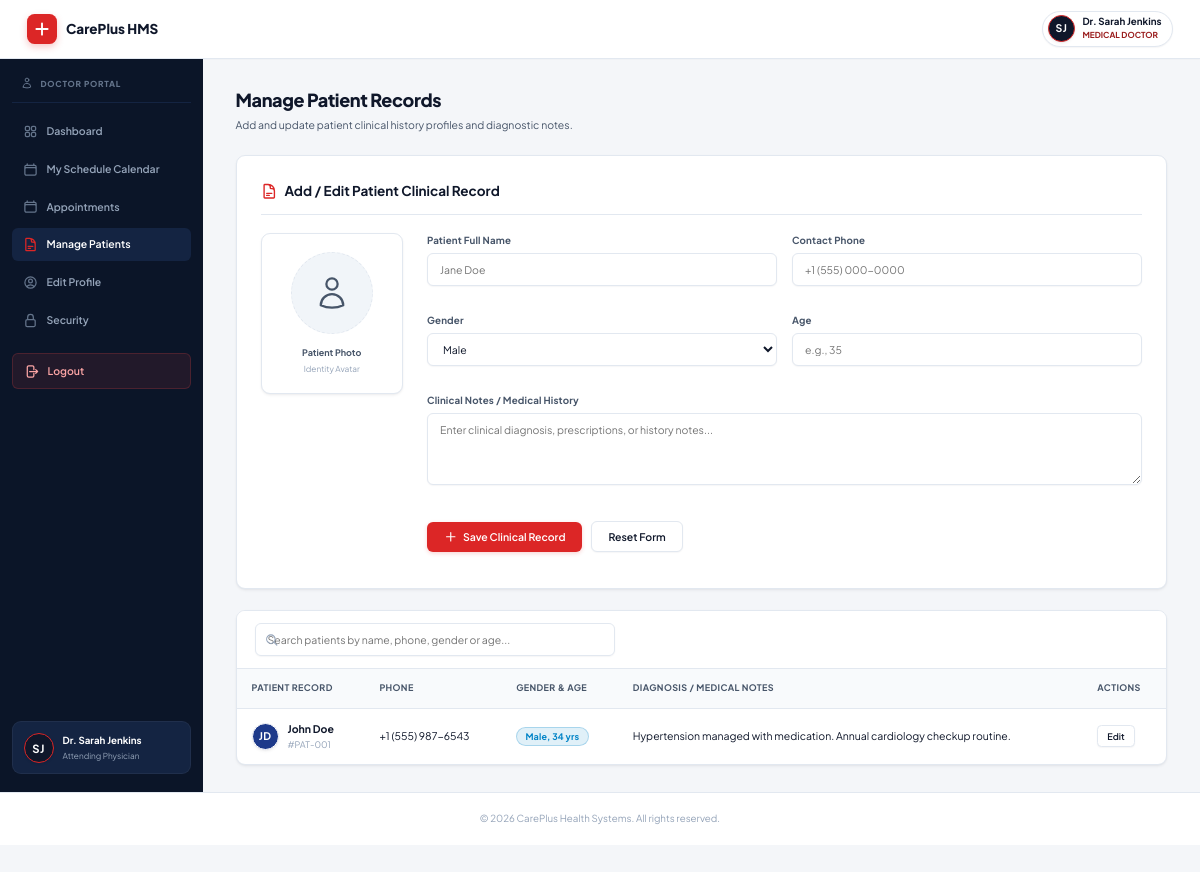
/doctor/manage-patient.php (signed in), run on the app's committed database.
### tables this page shows
CREATE TABLE IF NOT EXISTS `patients` (
  `id` INT AUTO_INCREMENT PRIMARY KEY,
  `patient_name` VARCHAR(255) NOT NULL,
  `contact_no` VARCHAR(50) NOT NULL,
  `gender` VARCHAR(20) NOT NULL,
  `age` INT NOT NULL,
  `med_history` TEXT NOT NULL,
  `creation_date` TIMESTAMP DEFAULT CURRENT_TIMESTAMP
);

### doctor/manage-patient.php (the view, shortened to what this page needs)
<?php
include('../config/db.php');
$patients = mysqli_query($conn, "SELECT * FROM patients ORDER BY id DESC");
include('../includes/header.php');
include('../includes/doctor_sidebar.php');
?>
<main class="content-area">
    <div class="page-title-bar">
        <div>
            <h2>Manage Patient Records</h2>
            <p>Add and update patient clinical history profiles and diagnostic notes.</p>
        </div>
    </div>
    <div class="data-card">
        <div class="data-card-header">
            <h3 id="form_title">
                Add / Edit Patient Clinical Record
            </h3>
        </div>
        <form action="manage-patient.php" method="POST">
            <div class="form-flex-layout">
                <div class="photo-upload-card" style="width: 190px; flex-shrink: 0;">
                    <div class="photo-upload-preview">
                        <span class="avatar-circle-icon" style="width:110px;height:110px;">
                        </span>
                    </div>
                    <span style="font-size: 12px; font-weight: 700; color: var(--text-secondary);">Patient Photo</span>
                    <span style="font-size: 11px; color: var(--text-muted); margin-top: 2px;">Identity Avatar</span>
                </div>
                <div class="form-fields-col form-grid-2">
                    <div class="form-group">
                        <label>Patient Full Name</label>
                        <input type="text" name="pname" id="pat_name" placeholder="Jane Doe" required>
                    </div>
                    <div class="form-group">
                        <label>Contact Phone</label>
                        <input type="text" name="phone" id="pat_phone" placeholder="+1 (555) 000-0000" required>
                    </div>
                    <div class="form-group">
                        <label>Gender</label>
                        <select name="gender" id="pat_gender" required>
                            <option value="Male">Male</option>
                        </select>
                    </div>
                    <div class="form-group">
                        <label>Age</label>
                        <input type="number" name="age" id="pat_age" placeholder="e.g., 35" required>
                    </div>
                    <div class="form-group full-width">
                        <label>Clinical Notes / Medical History</label>
                        <textarea name="history" id="pat_history" rows="4" placeholder="Enter clinical diagnosis, prescriptions, or history notes..." required></textarea>
                    </div>
                    <div class="form-group full-width">
                        <div class="form-action-row">
                            <button type="submit" name="save_patient" class="btn">
                                <svg xmlns="http://www.w3.org/2000/svg" fill="none" viewBox="0 0 24 24" stroke-width="2" stroke="currentColor" style="width:18px;height:18px;"><path stroke-linecap="round" stroke-linejoin="round" d="M12 4.5v15m7.5-7.5h-15" /></svg>
                                Save Clinical Record
                            </button>
                            <button type="button" onclick="resetForm()" class="btn btn-secondary">Reset Form</button>
                        </div>
                    </div>
                </div>
            </div>
        </form>
    </div>
    <div class="table-responsive">
        <div class="search-bar-wrapper">
            <div class="search-input-wrap">
                <input type="text" id="patSearch" class="table-search-input" placeholder="Search patients by name, phone, gender or age...">
            </div>
        </div>
        <table>
            <thead>
                <tr>
                    <th>Patient Record</th>
                    <th>Phone</th>
                    <th>Gender & Age</th>
                    <th>Diagnosis / Medical Notes</th>
                    <th>Actions</th>
                </tr>
            </thead>
            <tbody>
                <?php
                if(mysqli_num_rows($patients) > 0) {
                    while($p = mysqli_fetch_assoc($patients)) {
                ?>
                <tr>
                    <td>
                        <div class="table-user-cell">
                            <?php echo avatar_circle($p['patient_name'], 36); ?>
                            <div class="user-meta">
                                <span class="name"><?php echo htmlspecialchars($p['patient_name']); ?></span>
                                <span class="subtext">#PAT-<?php echo sprintf('%03d', $p['id']); ?></span>
                            </div>
                        </div>
                    </td>
                    <td><?php echo htmlspecialchars($p['contact_no']); ?></td>
                    <td><span class="badge badge-info"><?php echo htmlspecialchars($p['gender']); ?>, <?php echo htmlspecialchars($p['age']); ?> yrs</span></td>
                    <td><?php echo nl2br(htmlspecialchars($p['med_history'])); ?></td>
                    <td>
                        <button type="button" class="btn btn-secondary btn-sm" onclick='editPat(<?php echo json_encode($p); ?>)'>Edit</button>
                    </td>
                </tr>
                <?php
                    }
                } else {
                    echo "<tr><td colspan='5' style='text-align:center; padding: 24px; color: var(--text-muted);'>No patient records published yet.</td></tr>";
                }
                ?>
            </tbody>
        </table>
    </div>
</main>
<?php include('../includes/footer.php'); ?>

### includes/helpers.php (shortened to what this page needs)
<?php
if (!function_exists('avatar_circle')) {
    function avatar_circle($name, $size = 40, $extra_class = '') {
        $name = trim((string) $name);
        $words = preg_split('/\s+/', preg_replace('/^(Dr\.|Mr\.|Mrs\.|Ms\.)\s+/i', '', $name));
        $words = array_values(array_filter($words, fn($w) => $w !== ''));
        $initials = '';
        if (count($words) >= 2) {
            $initials = strtoupper(substr($words[0], 0, 1) . substr($words[count($words) - 1], 0, 1));
        } elseif (count($words) === 1) {
            $initials = strtoupper(substr($words[0], 0, 2));
        } else {
            $initials = '?';
        }
        $palette = [
            '#dc2626',
            '#0f172a',
            '#1e293b',
            '#991b1b',
            '#1e3a8a',
            '#b91c1c',
            '#334155',
        ];
        $hash = 0;
        foreach (str_split($name) as $ch) {
            $hash = (($hash << 5) - $hash) + ord($ch);
            $hash = $hash & 0xFFFFFFFF;
        }
        $color = $palette[abs($hash) % count($palette)];
        $font_size = max(11, round($size * 0.38));
        $safe_name = htmlspecialchars($name, ENT_QUOTES);
        $safe_initials = htmlspecialchars($initials, ENT_QUOTES);
        return sprintf(
            '<span class="avatar-circle %s" title="%s" style="width:%dpx;height:%dpx;min-width:%dpx;font-size:%dpx;background:%s;">%s</span>',
            htmlspecialchars($extra_class, ENT_QUOTES),
            $safe_name,
            $size,
            $size,
            $size,
            $font_size,
            $color,
            $safe_initials
        );
    }
}

### data on the page
patients: patient_name "JD", patient_name "John Doe", id "001", contact_no "+1 (555) 987-6543", gender "Male", age "34", med_history "Hypertension managed with medication. Annual cardiology checkup routine."

### other printed values
$safe_initials "SJ SJ"
$display_name "Dr. Sarah Jenkins"
$display_role "MEDICAL DOCTOR"
$_SESSION['doc_name'] "Dr. Sarah Jenkins"
